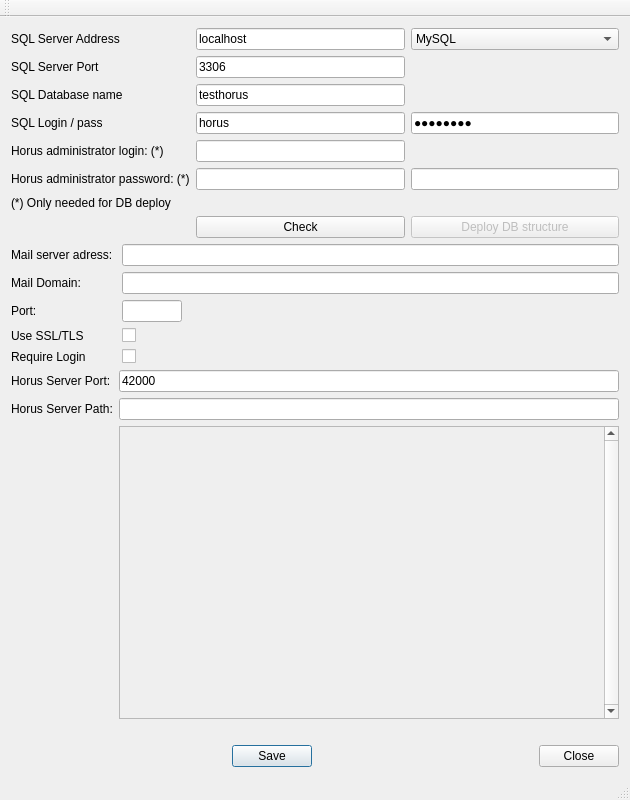
<?xml version="1.0" encoding="UTF-8"?>
<ui version="4.0">
 <class>MainWindowClass</class>
 <widget class="QMainWindow" name="MainWindowClass">
  <property name="geometry">
   <rect>
    <x>0</x>
    <y>0</y>
    <width>630</width>
    <height>800</height>
   </rect>
  </property>
  <property name="minimumSize">
   <size>
    <width>610</width>
    <height>800</height>
   </size>
  </property>
  <property name="windowTitle">
   <string>Horus Server Configuration utility</string>
  </property>
  <property name="dockNestingEnabled">
   <bool>true</bool>
  </property>
  <widget class="QWidget" name="centralWidget">
   <property name="sizePolicy">
    <sizepolicy hsizetype="Expanding" vsizetype="Expanding">
     <horstretch>0</horstretch>
     <verstretch>0</verstretch>
    </sizepolicy>
   </property>
   <layout class="QGridLayout" name="gridLayout_3">
    <item row="0" column="0">
     <layout class="QGridLayout" name="gridLayout">
      <property name="sizeConstraint">
       <enum>QLayout::SetNoConstraint</enum>
      </property>
      <item row="0" column="2">
       <widget class="QLabel" name="label">
        <property name="text">
         <string>SQL Server Address</string>
        </property>
       </widget>
      </item>
      <item row="0" column="3">
       <widget class="QLineEdit" name="lineEdit">
        <property name="text">
         <string>localhost</string>
        </property>
       </widget>
      </item>
      <item row="1" column="3">
       <widget class="QLineEdit" name="lineEdit_2">
        <property name="text">
         <string>3306</string>
        </property>
       </widget>
      </item>
      <item row="2" column="3">
       <widget class="QLineEdit" name="lineEdit_3">
        <property name="text">
         <string>testhorus</string>
        </property>
       </widget>
      </item>
      <item row="3" column="3">
       <widget class="QLineEdit" name="lineEdit_4">
        <property name="text">
         <string>horus</string>
        </property>
       </widget>
      </item>
      <item row="1" column="2">
       <widget class="QLabel" name="label_3">
        <property name="text">
         <string>SQL Server Port</string>
        </property>
       </widget>
      </item>
      <item row="2" column="2">
       <widget class="QLabel" name="label_4">
        <property name="text">
         <string>SQL Database name</string>
        </property>
       </widget>
      </item>
      <item row="3" column="2">
       <widget class="QLabel" name="label_5">
        <property name="text">
         <string>SQL Login / pass</string>
        </property>
       </widget>
      </item>
      <item row="3" column="4">
       <widget class="QLineEdit" name="lineEdit_9">
        <property name="text">
         <string>horuspwd</string>
        </property>
        <property name="echoMode">
         <enum>QLineEdit::Password</enum>
        </property>
       </widget>
      </item>
      <item row="7" column="3">
       <widget class="QPushButton" name="pushButton">
        <property name="text">
         <string>Check</string>
        </property>
        <property name="autoDefault">
         <bool>false</bool>
        </property>
        <property name="default">
         <bool>false</bool>
        </property>
        <property name="flat">
         <bool>false</bool>
        </property>
       </widget>
      </item>
      <item row="7" column="2">
       <widget class="QLabel" name="label_2">
        <property name="text">
         <string/>
        </property>
       </widget>
      </item>
      <item row="4" column="2">
       <widget class="QLabel" name="label_7">
        <property name="text">
         <string>Horus administrator login: (*)</string>
        </property>
       </widget>
      </item>
      <item row="4" column="3">
       <widget class="QLineEdit" name="lineEdit_14"/>
      </item>
      <item row="5" column="2">
       <widget class="QLabel" name="label_10">
        <property name="text">
         <string>Horus administrator password: (*)</string>
        </property>
       </widget>
      </item>
      <item row="5" column="3">
       <widget class="QLineEdit" name="lineEdit_11">
        <property name="echoMode">
         <enum>QLineEdit::Password</enum>
        </property>
       </widget>
      </item>
      <item row="5" column="4">
       <widget class="QLineEdit" name="lineEdit_15">
        <property name="echoMode">
         <enum>QLineEdit::Password</enum>
        </property>
       </widget>
      </item>
      <item row="7" column="4">
       <widget class="QPushButton" name="pushButton_4">
        <property name="enabled">
         <bool>false</bool>
        </property>
        <property name="text">
         <string>Deploy DB structure</string>
        </property>
       </widget>
      </item>
      <item row="6" column="2">
       <widget class="QLabel" name="label_12">
        <property name="text">
         <string>(*) Only needed for DB deploy</string>
        </property>
       </widget>
      </item>
      <item row="0" column="4">
       <widget class="QComboBox" name="sqldriver">
        <item>
         <property name="text">
          <string>MySQL</string>
         </property>
        </item>
        <item>
         <property name="text">
          <string>PostgreSQL</string>
         </property>
        </item>
       </widget>
      </item>
     </layout>
    </item>
    <item row="1" column="0">
     <layout class="QFormLayout" name="formLayout">
      <property name="fieldGrowthPolicy">
       <enum>QFormLayout::ExpandingFieldsGrow</enum>
      </property>
      <item row="0" column="0">
       <widget class="QLabel" name="label_8">
        <property name="text">
         <string>Mail server adress: </string>
        </property>
       </widget>
      </item>
      <item row="0" column="1">
       <widget class="QLineEdit" name="lineEdit_5"/>
      </item>
      <item row="1" column="0">
       <widget class="QLabel" name="label_13">
        <property name="text">
         <string>Mail Domain: </string>
        </property>
       </widget>
      </item>
      <item row="1" column="1">
       <widget class="QLineEdit" name="lineEdit_6"/>
      </item>
      <item row="2" column="0">
       <widget class="QLabel" name="label_14">
        <property name="text">
         <string>Port: </string>
        </property>
       </widget>
      </item>
      <item row="2" column="1">
       <widget class="QLineEdit" name="lineEdit_7">
        <property name="enabled">
         <bool>true</bool>
        </property>
        <property name="sizePolicy">
         <sizepolicy hsizetype="Fixed" vsizetype="Fixed">
          <horstretch>0</horstretch>
          <verstretch>0</verstretch>
         </sizepolicy>
        </property>
        <property name="maximumSize">
         <size>
          <width>60</width>
          <height>16777215</height>
         </size>
        </property>
       </widget>
      </item>
      <item row="3" column="0">
       <widget class="QLabel" name="label_15">
        <property name="text">
         <string>Use SSL/TLS</string>
        </property>
       </widget>
      </item>
      <item row="3" column="1">
       <widget class="QCheckBox" name="checkBox">
        <property name="text">
         <string/>
        </property>
       </widget>
      </item>
      <item row="4" column="1">
       <widget class="QCheckBox" name="checkBox_2">
        <property name="text">
         <string/>
        </property>
       </widget>
      </item>
      <item row="4" column="0">
       <widget class="QLabel" name="label_16">
        <property name="text">
         <string>Require Login</string>
        </property>
       </widget>
      </item>
     </layout>
    </item>
    <item row="2" column="0">
     <layout class="QGridLayout" name="gridLayout_2">
      <item row="2" column="1">
       <widget class="QLabel" name="label_11">
        <property name="text">
         <string>Horus Server Port:</string>
        </property>
       </widget>
      </item>
      <item row="2" column="2">
       <widget class="QLineEdit" name="lineEdit_13">
        <property name="text">
         <string>42000</string>
        </property>
       </widget>
      </item>
      <item row="3" column="1">
       <widget class="QLabel" name="label_9">
        <property name="text">
         <string>Horus Server Path:</string>
        </property>
       </widget>
      </item>
      <item row="3" column="2">
       <widget class="QLineEdit" name="lineEdit_16">
        <property name="text">
         <string/>
        </property>
       </widget>
      </item>
      <item row="4" column="2">
       <widget class="QScrollArea" name="scrollArea">
        <property name="maximumSize">
         <size>
          <width>16777215</width>
          <height>16777215</height>
         </size>
        </property>
        <property name="midLineWidth">
         <number>1</number>
        </property>
        <property name="verticalScrollBarPolicy">
         <enum>Qt::ScrollBarAlwaysOn</enum>
        </property>
        <property name="horizontalScrollBarPolicy">
         <enum>Qt::ScrollBarAlwaysOff</enum>
        </property>
        <property name="widgetResizable">
         <bool>true</bool>
        </property>
        <widget class="QWidget" name="scrollAreaWidgetContents">
         <property name="geometry">
          <rect>
           <x>0</x>
           <y>0</y>
           <width>464</width>
           <height>186</height>
          </rect>
         </property>
        </widget>
       </widget>
      </item>
     </layout>
    </item>
    <item row="3" column="0">
     <layout class="QGridLayout" name="gridLayout_5"/>
    </item>
    <item row="4" column="0">
     <layout class="QGridLayout" name="gridLayout_4">
      <item row="2" column="0">
       <widget class="QDialogButtonBox" name="buttonBox">
        <property name="standardButtons">
         <set>QDialogButtonBox::Save</set>
        </property>
       </widget>
      </item>
      <item row="1" column="0">
       <widget class="QLabel" name="label_6">
        <property name="text">
         <string/>
        </property>
       </widget>
      </item>
      <item row="2" column="1">
       <widget class="QDialogButtonBox" name="buttonBox_2">
        <property name="standardButtons">
         <set>QDialogButtonBox::Close</set>
        </property>
       </widget>
      </item>
     </layout>
    </item>
   </layout>
   <zorder>formLayoutWidget</zorder>
   <zorder>formLayoutWidget</zorder>
   <zorder>checkBox</zorder>
   <zorder>label_15</zorder>
  </widget>
  <widget class="QMenuBar" name="menuBar">
   <property name="geometry">
    <rect>
     <x>0</x>
     <y>0</y>
     <width>630</width>
     <height>28</height>
    </rect>
   </property>
  </widget>
  <widget class="QToolBar" name="mainToolBar">
   <attribute name="toolBarArea">
    <enum>TopToolBarArea</enum>
   </attribute>
   <attribute name="toolBarBreak">
    <bool>false</bool>
   </attribute>
  </widget>
  <widget class="QStatusBar" name="statusBar"/>
 </widget>
 <layoutdefault spacing="6" margin="11"/>
 <resources/>
 <connections/>
</ui>
